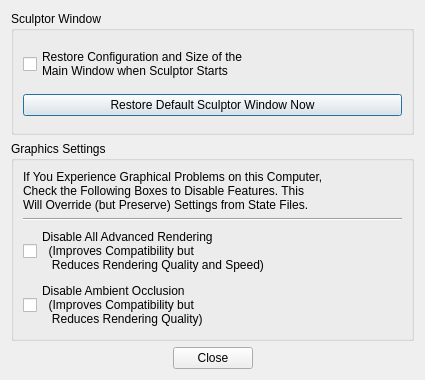
<?xml version="1.0" encoding="UTF-8"?>
<ui version="4.0">
 <class>dlg_preferences</class>
 <widget class="QDialog" name="dlg_preferences">
  <property name="geometry">
   <rect>
    <x>0</x>
    <y>0</y>
    <width>425</width>
    <height>380</height>
   </rect>
  </property>
  <property name="windowTitle">
   <string>Dialog</string>
  </property>
  <layout class="QVBoxLayout" name="verticalLayout">
   <item>
    <widget class="QGroupBox" name="groupBox">
     <property name="title">
      <string>Sculptor Window</string>
     </property>
     <layout class="QVBoxLayout" name="verticalLayout_3">
      <item>
       <widget class="QCheckBox" name="m_pCheckBoxRestoreWindow">
        <property name="text">
         <string>Restore Configuration and Size of the
Main Window when Sculptor Starts</string>
        </property>
        <property name="checked">
         <bool>false</bool>
        </property>
       </widget>
      </item>
      <item>
       <widget class="QPushButton" name="m_pPushButtonRestoreWindow">
        <property name="text">
         <string>Restore Default Sculptor Window Now</string>
        </property>
       </widget>
      </item>
     </layout>
    </widget>
   </item>
   <item>
    <widget class="QGroupBox" name="groupBox_2">
     <property name="title">
      <string>Graphics Settings</string>
     </property>
     <layout class="QVBoxLayout" name="verticalLayout_2">
      <item>
       <widget class="QLabel" name="label">
        <property name="text">
         <string>If You Experience Graphical Problems on this Computer,
Check the Following Boxes to Disable Features. This
Will Override (but Preserve) Settings from State Files.</string>
        </property>
       </widget>
      </item>
      <item>
       <widget class="Line" name="line_3">
        <property name="orientation">
         <enum>Qt::Horizontal</enum>
        </property>
       </widget>
      </item>
      <item>
       <widget class="QCheckBox" name="m_pCheckBoxART">
        <property name="text">
         <string>Disable All Advanced Rendering
  (Improves Compatibility but
   Reduces Rendering Quality and Speed)</string>
        </property>
       </widget>
      </item>
      <item>
       <widget class="QCheckBox" name="m_pCheckBoxAO">
        <property name="text">
         <string>Disable Ambient Occlusion
  (Improves Compatibility but
   Reduces Rendering Quality)</string>
        </property>
       </widget>
      </item>
     </layout>
    </widget>
   </item>
   <item>
    <layout class="QHBoxLayout" name="horizontalLayout">
     <item>
      <spacer name="horizontalSpacer">
       <property name="orientation">
        <enum>Qt::Horizontal</enum>
       </property>
       <property name="sizeHint" stdset="0">
        <size>
         <width>40</width>
         <height>20</height>
        </size>
       </property>
      </spacer>
     </item>
     <item>
      <widget class="QPushButton" name="m_pClose">
       <property name="text">
        <string>Close</string>
       </property>
      </widget>
     </item>
     <item>
      <spacer name="horizontalSpacer_2">
       <property name="orientation">
        <enum>Qt::Horizontal</enum>
       </property>
       <property name="sizeHint" stdset="0">
        <size>
         <width>38</width>
         <height>20</height>
        </size>
       </property>
      </spacer>
     </item>
    </layout>
   </item>
  </layout>
 </widget>
 <resources/>
 <connections/>
</ui>
